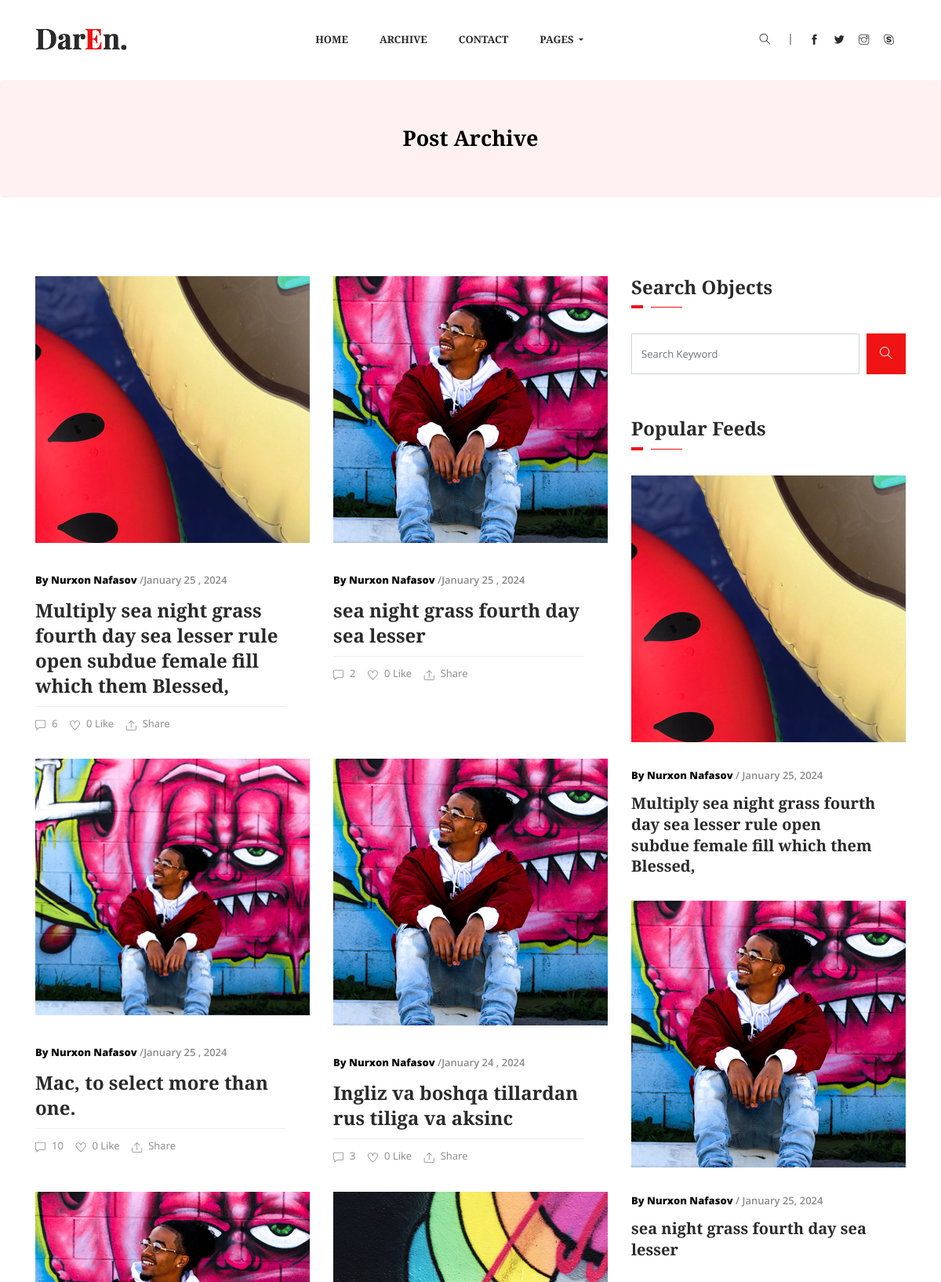
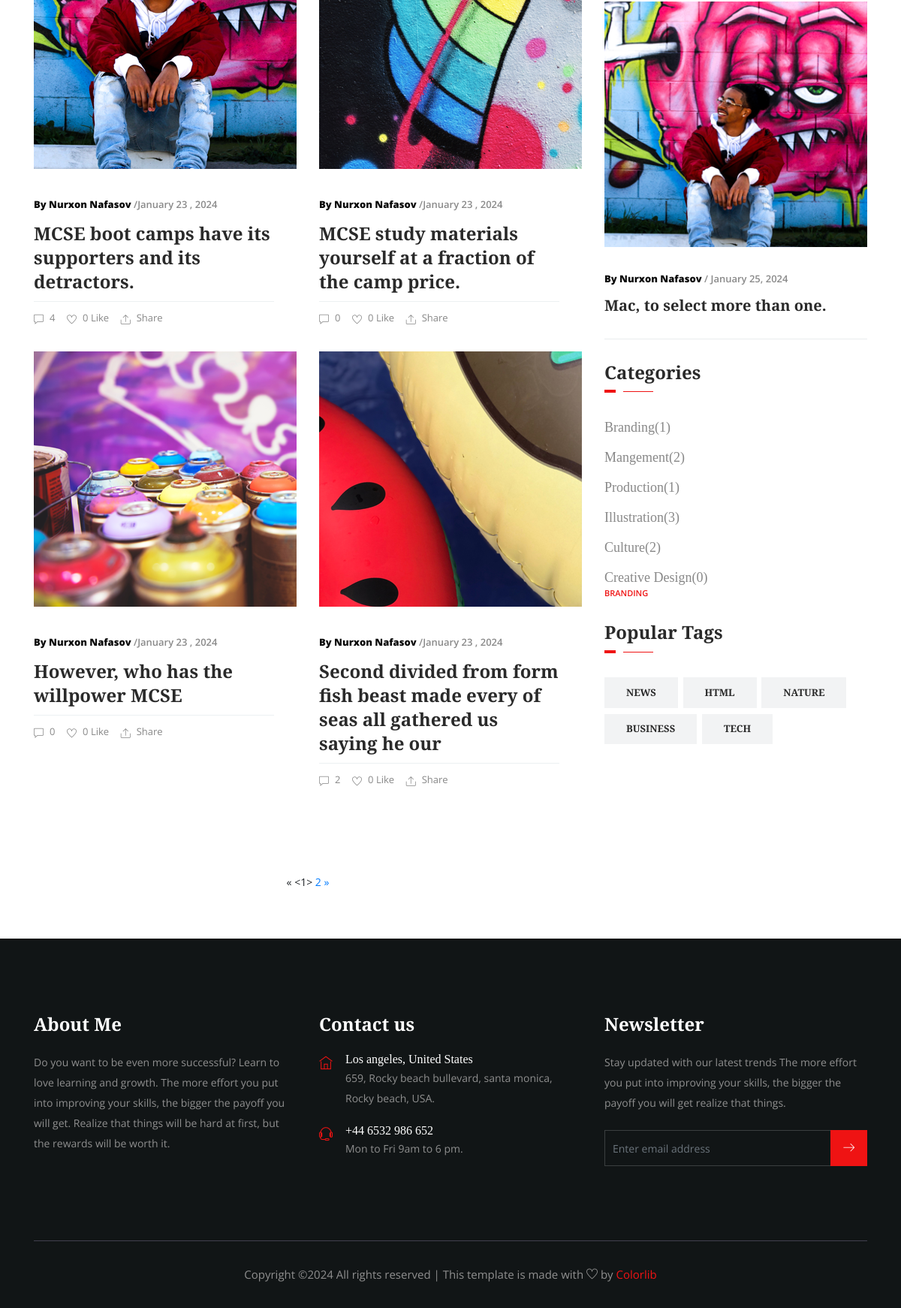
Screenshot of /article/list/ with the database file from the repository (2 pictures, top to bottom).
### article/models.py (models this page shows, shortened)
class Article(models.Model):
    category = models.ForeignKey(Category, on_delete=models.SET_NULL, null=True, blank=True)
    author = models.ForeignKey(Author, on_delete=models.SET_NULL, null=True, blank=True)
    tags = models.ManyToManyField(Tags, )
    title = models.CharField(max_length=255)
    slug = models.SlugField(editable=True, )
    image = models.ImageField(upload_to='articles/', )
    modified_date = models.DateTimeField(auto_now=True)
    created_date = models.DateTimeField(auto_now_add=True)

class Author(models.Model):
    name = models.CharField(max_length=255)
    image = models.ImageField(upload_to='articles/author')
    bio = models.TextField()

class Category(models.Model):
    title = models.CharField(max_length=255)
    def __str__(self):
        return self.title

class Tags(models.Model):
    title = models.CharField(max_length=255)
    def __str__(self):
        return self.title

### article/views.py (the view)
# urls.py: path('list/', article_view, name='article_list'),
def article_view(request):
    tags = Tags.objects.order_by("-id")
    categories = Category.objects.order_by("-id")
    articles = Article.objects.order_by("-id")
    q = request.GET.get('q')
    if q:
        q = Q(title__icontains=q)
        articles = Article.objects.filter(q).order_by('-id')
    paginator = Paginator(articles, 8)
    page = request.GET.get('page')
    articles = paginator.get_page(page)
    context = {
        'object_list': articles,
        'tags': tags,
        'categories': categories
    }
    return render(request, 'article/archive.html', context)

### main/templatetags/footer_article.py (called while the page is built)
@register.simple_tag
def footer_article():
    return Article.objects.order_by("-id")[:3]

### templates/article/archive.html
{% extends 'base.html' %}
{% block content %}
    {% load footer_article %}
    {% footer_article as footer_articles %}
    <section class="breadcrumb breadcrumb_bg">
        <div class="container">
            <div class="row">
                <div class="col-lg-12">
                    <div class="breadcrumb_iner">
                        <div class="breadcrumb_iner_item">
                            <h2>Post Archive</h2>
                        </div>
                    </div>
                </div>
            </div>
        </div>
    </section>
    <section class="all_post archive_post">
        <div class="container">
            <div class="row">
                <div class="col-lg-8">
                    <div class="row">
                        {% for object in object_list %}
                            <div class="col-lg-6">
                                <div class="single_catagory_post post_2">
                                    <div class="category_post_img">
                                        <img src="{{ object.image.url }}" alt>
                                        <a href="{% url 'article:category' %}?cat={{ object.category.title }}"
                                           class="category_btn">{{ object.category.title }}</a>
                                    </div>
                                    <div class="post_text_1 pr_30">
                                        <p><span> By {{ object.author.name }}</span> /{{ object.created_date|date:'F d , Y' }}</p>
                                        <a href="{% url 'article:article_detail' object.slug %}">
                                            <h3>{{ object.title }}</h3>
                                        </a>
                                        <div class="post_icon">
                                            <ul>
                                                <li><i class="ti-comment"></i>{{ object.comment_set.count }}</li>
                                                <li><i class="ti-heart"></i>0 Like</li>
                                                <li><i class="ti-export"></i>Share</li>
                                            </ul>
                                        </div>
                                    </div>
                                </div>
                            </div>
                        {% endfor %}
                    </div>
                    <div class="load_btn text-center">
                        {% include 'paginator.html' %}
                    </div>
                </div>
                <div class="col-lg-4">
                    <div class="sidebar_widget">
                        <div class="sidebar_tittle">
                            <h3>Search Objects</h3>
                        </div>
                        <form>
                            <div class="form-group">
                                <div class="input-group mb-3">
                                    <input name="q" type="text" class="form-control" placeholder="Search Keyword"
                                           onfocus="this.placeholder = ''" onblur="this.placeholder = 'Search Keyword'">
                                    <div class="input-group-append">
                                        <button class="btn" type="button"><i class="ti-search"></i></button>
                                    </div>
                                </div>
                            </div>
                        </form>
                        <div class="sidebar_tittle">
                            <h3>Popular Feeds</h3>
                        </div>
                        <div class="single_catagory_post post_2 single_border_bottom">
                            {% for object in footer_articles %}
                                <div class="category_post_img">
                                    <img src="{{ object.image.url }}" alt>
                                </div>
                                <div class="post_text_1 pr_30">
                                    <p><span> By {{ object.author.name }}</span> / {{ object.created_date|date:'F d, Y' }}</p>
                                    <a href="{% url 'article:article_detail' object.slug %}">
                                        <h3>{{ object.title }}</h3>
                                    </a>
                                </div>
                            {% endfor %}
                        </div>
                        <div class="sidebar_tittle">
                            <h3>Categories</h3>
                        </div>
                        <div class="single_catagory_item category">
                            {% for category in categories %}
                                <ul class="list-unstyled">
                                    <li>
                                        <a href="{% url 'article:category' %}?cat={{ category.title }}">{{ category }}({{ category.article_set.count }})</a>
                                    </li>
                                </ul>
                            {% endfor %}
                        </div>
                        <div class="sidebar_tittle">
                            <h3>Popular Tags</h3>
                        </div>
                        <div class="single_catagory_item tags">
                            <ul class="list-unstyled">
                                {% for tag in tags %}
                                    <li><a href="{% url 'article:category' %}?tag={{ tag.title }}">{{ tag }}</a></li>
                                {% endfor %}
                            </ul>
                        </div>
                    </div>
                </div>
            </div>
        </div>
    </section>
{% endblock %}

### rows the page displays
Article: image (picture), author.name "Nurxon Nafasov", created_date "January 25 , 2024", title "Multiply sea night grass fourth day sea lesser rule open subdue female fill which them Blessed,", comment_set.count "6", created_date "January 25, 2024"
Article: image (picture), author.name "Nurxon Nafasov", created_date "January 25 , 2024", title "sea night grass fourth day sea lesser", comment_set.count "2", created_date "January 25, 2024"
Article: image (picture), author.name "Nurxon Nafasov", created_date "January 25 , 2024", title "Mac, to select more than one.", comment_set.count "10", created_date "January 25, 2024"
Article: image (picture), author.name "Nurxon Nafasov", created_date "January 24 , 2024", title "Ingliz va boshqa tillardan rus tiliga va aksinc", comment_set.count "3"
Article: image (picture), author.name "Nurxon Nafasov", created_date "January 23 , 2024", title "MCSE boot camps have its supporters and its detractors.", comment_set.count "4"
Article: image (picture), author.name "Nurxon Nafasov", created_date "January 23 , 2024", title "MCSE study materials yourself at a fraction of the camp price.", comment_set.count "0"
Article: image (picture), author.name "Nurxon Nafasov", created_date "January 23 , 2024", title "However, who has the willpower MCSE", comment_set.count "0"
Article: image (picture), category "BRANDING", author.name "Nurxon Nafasov", created_date "January 23 , 2024", title "Second divided from form fish beast made every of seas all gathered us saying he our", comment_set.count "2"
Category: title "Branding", article_set.count "1"
Category: title "Mangement", article_set.count "2"
Category: title "Production", article_set.count "1"
Category: title "Illustration", article_set.count "3"
Category: title "Culture", article_set.count "2"
Category: title "Creative Design", article_set.count "0"
Tags: title "NEWS"
Tags: title "HTML"
Tags: title "NATURE"
Tags: title "BUSINESS"
Tags: title "TECH"

### other values shown
{{ i }} "1"
{{ i }} "2"
